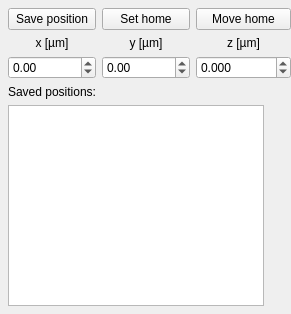
             <widget class="QWidget" name="stScrollAreaContents">
              <property name="geometry">
               <rect>
                <x>0</x>
                <y>0</y>
                <width>230</width>
                <height>314</height>
               </rect>
              </property>
              <property name="sizePolicy">
               <sizepolicy hsizetype="Preferred" vsizetype="Expanding">
                <horstretch>0</horstretch>
                <verstretch>0</verstretch>
               </sizepolicy>
              </property>
              <property name="minimumSize">
               <size>
                <width>0</width>
                <height>180</height>
               </size>
              </property>
              <property name="maximumSize">
               <size>
                <width>230</width>
                <height>400</height>
               </size>
              </property>
              <layout class="QVBoxLayout" name="verticalLayout_6">
               <property name="leftMargin">
                <number>8</number>
               </property>
               <property name="topMargin">
                <number>8</number>
               </property>
               <property name="rightMargin">
                <number>0</number>
               </property>
               <property name="bottomMargin">
                <number>8</number>
               </property>
               <item>
                <layout class="QVBoxLayout" name="verticalLayout_7" stretch="0,0,0">
                 <property name="sizeConstraint">
                  <enum>QLayout::SizeConstraint::SetMinimumSize</enum>
                 </property>
                 <item>
                  <layout class="QGridLayout" name="gridLayout_3">
                   <item row="0" column="0">
                    <widget class="QPushButton" name="savePosition">
                     <property name="enabled">
                      <bool>true</bool>
                     </property>
                     <property name="text">
                      <string>Save position</string>
                     </property>
                    </widget>
                   </item>
                   <item row="0" column="1">
                    <widget class="QPushButton" name="setHome">
                     <property name="enabled">
                      <bool>true</bool>
                     </property>
                     <property name="text">
                      <string>Set home</string>
                     </property>
                    </widget>
                   </item>
                   <item row="0" column="2">
                    <widget class="QPushButton" name="moveHome">
                     <property name="enabled">
                      <bool>true</bool>
                     </property>
                     <property name="text">
                      <string>Move home</string>
                     </property>
                    </widget>
                   </item>
                   <item row="1" column="0">
                    <widget class="QLabel" name="positionX_label_2">
                     <property name="text">
                      <string>x [µm]</string>
                     </property>
                     <property name="alignment">
                      <set>Qt::AlignmentFlag::AlignCenter</set>
                     </property>
                    </widget>
                   </item>
                   <item row="1" column="1">
                    <widget class="QLabel" name="positionY_label_2">
                     <property name="text">
                      <string>y [µm]</string>
                     </property>
                     <property name="alignment">
                      <set>Qt::AlignmentFlag::AlignCenter</set>
                     </property>
                    </widget>
                   </item>
                   <item row="1" column="2">
                    <widget class="QLabel" name="positionZ_label_2">
                     <property name="text">
                      <string>z [µm]</string>
                     </property>
                     <property name="alignment">
                      <set>Qt::AlignmentFlag::AlignCenter</set>
                     </property>
                    </widget>
                   </item>
                   <item row="2" column="0">
                    <widget class="QDoubleSpinBox" name="setPositionX">
                     <property name="locale">
                      <locale language="English" country="UnitedStates"/>
                     </property>
                     <property name="decimals">
                      <number>2</number>
                     </property>
                     <property name="minimum">
                      <double>-150000.000000000000000</double>
                     </property>
                     <property name="maximum">
                      <double>150000.000000000000000</double>
                     </property>
                     <property name="singleStep">
                      <double>1.000000000000000</double>
                     </property>
                     <property name="value">
                      <double>0.000000000000000</double>
                     </property>
                    </widget>
                   </item>
                   <item row="2" column="1">
                    <widget class="QDoubleSpinBox" name="setPositionY">
                     <property name="locale">
                      <locale language="English" country="UnitedStates"/>
                     </property>
                     <property name="decimals">
                      <number>2</number>
                     </property>
                     <property name="minimum">
                      <double>-150000.000000000000000</double>
                     </property>
                     <property name="maximum">
                      <double>150000.000000000000000</double>
                     </property>
                     <property name="singleStep">
                      <double>1.000000000000000</double>
                     </property>
                     <property name="value">
                      <double>0.000000000000000</double>
                     </property>
                    </widget>
                   </item>
                   <item row="2" column="2">
                    <widget class="QDoubleSpinBox" name="setPositionZ">
                     <property name="locale">
                      <locale language="English" country="UnitedStates"/>
                     </property>
                     <property name="decimals">
                      <number>3</number>
                     </property>
                     <property name="minimum">
                      <double>-150000.000000000000000</double>
                     </property>
                     <property name="maximum">
                      <double>150000.000000000000000</double>
                     </property>
                     <property name="singleStep">
                      <double>1.000000000000000</double>
                     </property>
                     <property name="value">
                      <double>0.000000000000000</double>
                     </property>
                    </widget>
                   </item>
                  </layout>
                 </item>
                 <item>
                  <widget class="QLabel" name="positionX_label_3">
                   <property name="text">
                    <string>Saved positions:</string>
                   </property>
                   <property name="alignment">
                    <set>Qt::AlignmentFlag::AlignLeading|Qt::AlignmentFlag::AlignLeft|Qt::AlignmentFlag::AlignVCenter</set>
                   </property>
                  </widget>
                 </item>
                 <item>
                  <widget class="QTableView" name="tableView">
                   <property name="sizePolicy">
                    <sizepolicy hsizetype="Fixed" vsizetype="Expanding">
                     <horstretch>0</horstretch>
                     <verstretch>0</verstretch>
                    </sizepolicy>
                   </property>
                   <property name="minimumSize">
                    <size>
                     <width>0</width>
                     <height>100</height>
                    </size>
                   </property>
                   <property name="maximumSize">
                    <size>
                     <width>16777215</width>
                     <height>300</height>
                    </size>
                   </property>
                   <property name="lineWidth">
                    <number>1</number>
                   </property>
                   <attribute name="verticalHeaderDefaultSectionSize">
                    <number>21</number>
                   </attribute>
                  </widget>
                 </item>
                </layout>
               </item>
              </layout>
             </widget>
